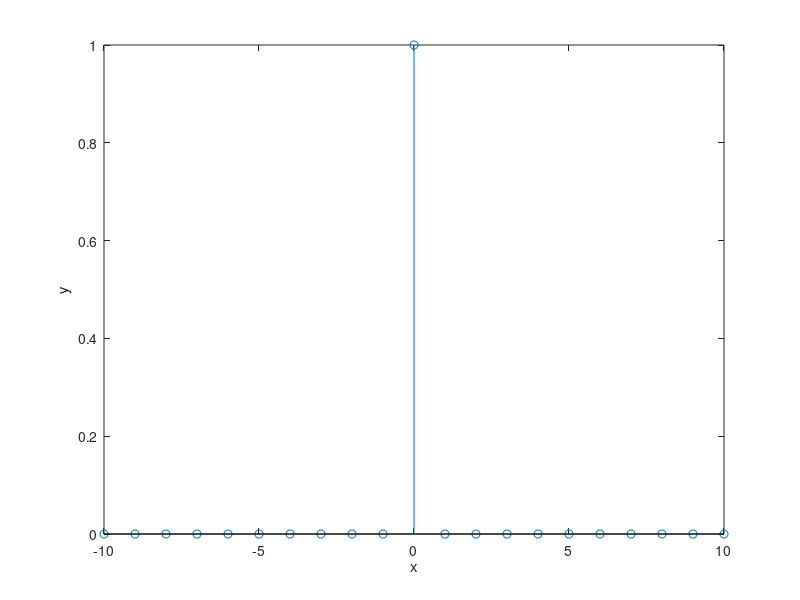

Here is the MATLAB script that generated this plot:
clc;
clear;
x=-10:1:10;
for i=1:21
    if x(i)==0 
        y(i)=1;
    else y(i)=0;
    end
end
stem (x,y)
xlabel('x') ,ylabel('y');